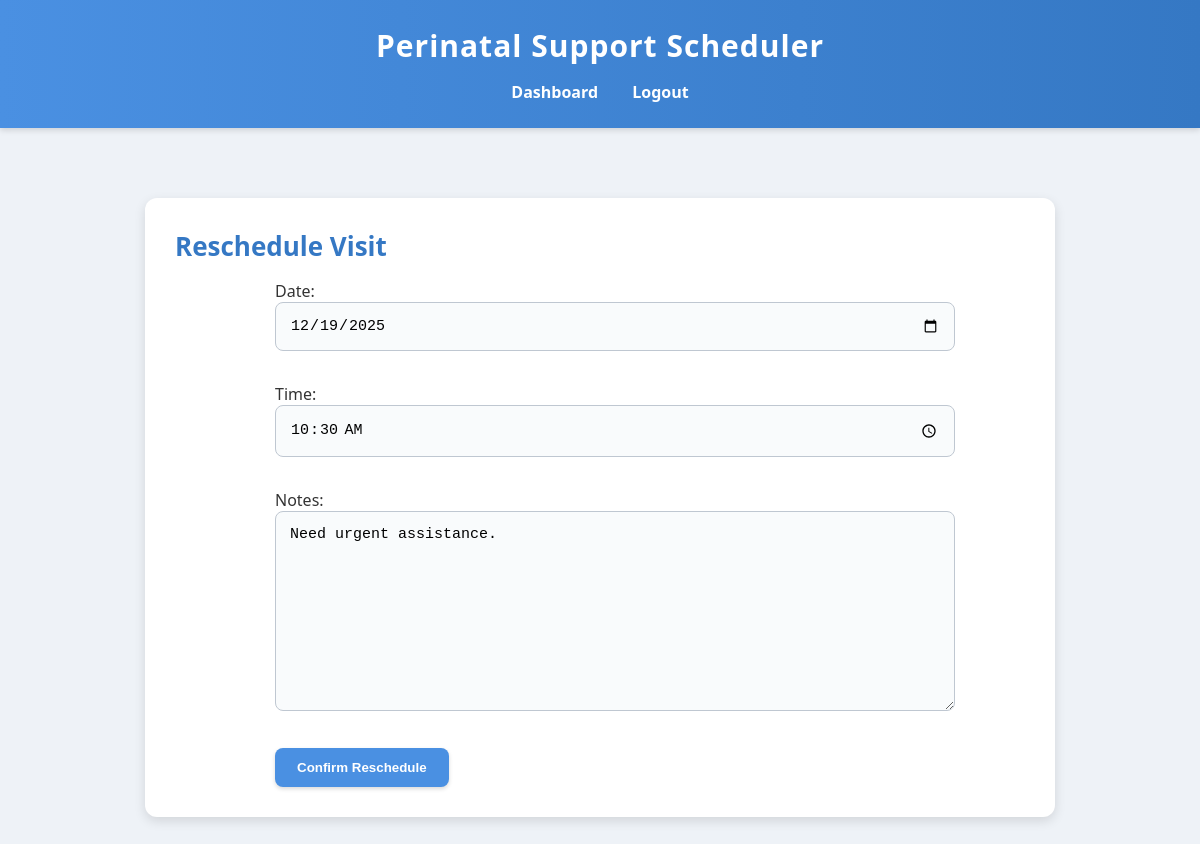
Screenshot of /visits/reschedule/1/ (signed in) with the database file from the repository.
### visits/models.py (models this page shows, shortened)
class Visit(models.Model):
    STATUS_CHOICES = [
        ('Pending', 'Pending'),                     # Mother requested
        ('Awaiting Approval', 'Awaiting Approval'), # System suggested a volunteer
        ('Scheduled', 'Scheduled'),                 # Assigned to a volunteer
        ('Completed', 'Completed'),
        ('Cancelled', 'Cancelled'),
    ]
    PRIORITY_CHOICES = [
        ('Low', 'Low'),
        ('Medium', 'Medium'),
        ('High', 'High'),
    ]
    mother = models.ForeignKey(MotherProfile, on_delete=models.CASCADE)
    volunteer = models.ForeignKey(
        VolunteerProfile,
        on_delete=models.SET_NULL,
        null=True,
        blank=True,
        related_name="assigned_visits"
    )
    suggested_volunteer = models.ForeignKey(
        VolunteerProfile,
        on_delete=models.SET_NULL,
        null=True,
        blank=True,
        related_name="suggested_visits"
    )
    date = models.DateField()
    time = models.TimeField()
    priority = models.CharField(max_length=10, choices=PRIORITY_CHOICES, default='Low')
    status = models.CharField(max_length=20, choices=STATUS_CHOICES, default='Pending')
    notes = models.TextField(blank=True)

### visits/views.py (the view)
# urls.py: path('reschedule/<int:visit_id>/', views.reschedule_visit, name='reschedule_visit'),
@login_required
def reschedule_visit(request, visit_id):
    visit = get_object_or_404(Visit, id=visit_id)
    if request.user != visit.mother.user:
        messages.error(request, "Permission denied.")
        return redirect('dashboard')
    if request.method == "POST":
        form = VisitRequestForm(request.POST, instance=visit)
        if form.is_valid():
            form.save()
            if visit.volunteer:
                Notification.objects.create(
                    user=visit.volunteer.user,
                    message=f"Visit #{visit.id} rescheduled to {visit.date}."
                )
            messages.success(request, "Visit rescheduled.")
            return redirect('dashboard')
    else:
        form = VisitRequestForm(instance=visit)
    return render(request, 'visits/reschedule_visit.html', {'form': form})

### visits/forms.py
class VisitRequestForm(forms.ModelForm):
    class Meta:
        model = Visit
        fields = ['date', 'time', 'notes']
        widgets = {
            'date': forms.DateInput(attrs={'type': 'date'}),
            'time': forms.TimeInput(attrs={'type': 'time'}),
        }

### templates/visits/reschedule_visit.html (shortened to what this page needs)
{% extends 'base.html' %}
{% block content %}
<div class="container">
    <h2>Reschedule Visit</h2>
    <form method="post">
        {{ form.as_p }}
        <button type="submit" class="btn">Confirm Reschedule</button>
    </form>
</div>
{% endblock %}

### static/css/styles.css (style rules this page uses)
body { font-family: 'Segoe UI', Tahoma, Geneva, Verdana, sans-serif; background-color: #eef2f7; margin: 0; padding: 0; color: #333; }
.container, ul, form { animation: fadeIn 0.35s ease-in-out; }
.container { background: white; padding: 30px 30px; max-width: 850px; margin: 40px auto; border-radius: 12px; box-shadow: 0px 4px 12px rgba(0,0,0,0.12); }
.container h2 { margin-top: 0; color: #3578c4; font-size: 26px; margin-bottom: 15px; }
.btn, form button { padding: 12px 22px; background: #4a90e2; color: white; text-decoration: none; border-radius: 8px; font-weight: 600; display: inline-block; border: none; cursor: pointer; transition: 0.25s ease; box-shadow: 0px 2px 4px rgba(0,0,0,0.15); }
form { max-width: 650px; margin: 0 auto; }
form input, form select, form textarea { width: 100%; padding: 14px; margin-bottom: 16px; border-radius: 8px; border: 1px solid #bfc7d1; background: #f9fbfc; font-size: 15px; transition: 0.25s; }

### rows the page displays
Visit: date "12/19/2025", time "10:30:00", notes "Need urgent assistance."
